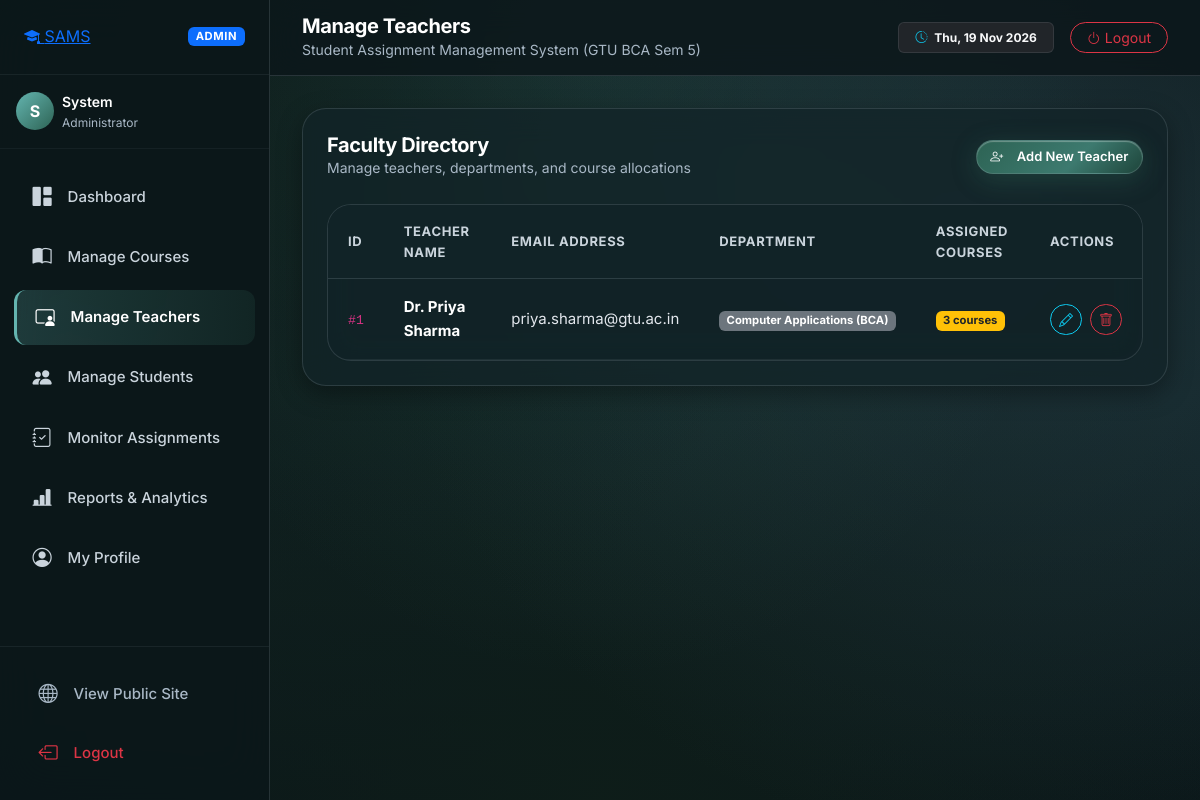
The app's page /admin-panel/teachers/ (signed in) with its own data.
### sams_app/models.py (models this page shows, shortened)
class Teacher(models.Model):
    teacher_id = models.AutoField(primary_key=True)
    teacher_name = models.CharField(max_length=50)
    teacher_email = models.CharField(max_length=50, unique=True)
    department = models.CharField(max_length=50)
    teacher_password = models.CharField(max_length=100)
    user = models.OneToOneField(User, on_delete=models.CASCADE, related_name='teacher_profile', null=True, blank=True)
    class Meta:
        db_table = 'teacher'
        verbose_name = 'Teacher'
        verbose_name_plural = 'Teachers'

### sams_app/views.py (the view)
# urls.py: path('admin-panel/teachers/', views.admin_teachers, name='admin_teachers'),
@admin_required
def admin_teachers(request):
    teachers = Teacher.objects.annotate(courses_count=Count('courses')).order_by('teacher_name')
    return render(request, 'admin_panel/teachers.html', {'teachers': teachers})

### sams_app/context_processors.py (called while the page is built, shortened)
def sams_context(request):
    ctx = {
        'APP_NAME': 'Student Assignment Management System',
        'APP_SHORT': 'SAMS',
        'TAGLINE': 'Submit Smart. Grade Faster.',
        'user_role': None,
        'user_profile': None,
        'pending_reviews_count': 0,
        'upcoming_deadlines_count': 0,
    }
    if not request.user.is_authenticated:
        return ctx
    user = request.user
    if hasattr(user, 'admin_profile') or user.is_superuser:
        ctx['user_role'] = 'admin'
        try:
            ctx['user_profile'] = user.admin_profile
        except Exception:
            ctx['user_profile'] = None
    return ctx

### templates/admin_panel/teachers.html (shortened to what this page needs)
{% extends 'app_base.html' %}
{% load static %}
{% block page_title %}Manage Teachers{% endblock %}
{% block content %}
<div class="glass-card p-4">
  <div class="d-flex align-items-center justify-content-between mb-4 flex-wrap gap-2">
    <div>
      <h3 class="h5 fw-bold text-white mb-0">Faculty Directory</h3>
      <div class="small text-muted-cosmic">Manage teachers, departments, and course allocations</div>
    </div>
    <a href="{% url 'admin_teacher_add' %}" class="btn-cosmic-primary btn-cosmic-sm">
      <i class="bi bi-person-plus me-1"></i>Add New Teacher
    </a>
  </div>
  <div class="table-responsive-cosmic">
    <table class="table-cosmic">
      <thead>
        <tr>
          <th>ID</th>
          <th>Teacher Name</th>
          <th>Email Address</th>
          <th>Department</th>
          <th>Assigned Courses</th>
          <th>Actions</th>
        </tr>
      </thead>
      <tbody>
        {% for teacher in teachers %}
        <tr>
          <td><code>#{{ teacher.teacher_id }}</code></td>
          <td>
            <strong class="text-white">{{ teacher.teacher_name }}</strong>
          </td>
          <td>{{ teacher.teacher_email }}</td>
          <td><span class="badge bg-secondary">{{ teacher.department }}</span></td>
          <td><span class="badge bg-warning text-dark">{{ teacher.courses_count }} courses</span></td>
          <td>
            <div class="d-flex gap-2">
              <a href="{% url 'admin_teacher_edit' teacher.teacher_id %}" class="btn btn-sm btn-outline-info rounded-pill px-2 py-1" title="Edit Teacher">
                <i class="bi bi-pencil"></i>
              </a>
              <a href="{% url 'admin_teacher_delete' teacher.teacher_id %}" class="btn btn-sm btn-outline-danger rounded-pill px-2 py-1" title="Delete Teacher">
                <i class="bi bi-trash"></i>
              </a>
            </div>
          </td>
        </tr>
        {% endfor %}
      </tbody>
    </table>
  </div>
</div>
{% endblock %}

### templates/app_base.html (shortened to what this page needs)
{% load static %}
<!DOCTYPE html>
<html lang="en">
<head>
  <link href="https://cdn.jsdelivr.net/npm/bootstrap@5.3.3/dist/css/bootstrap.min.css" rel="stylesheet">
  <link rel="stylesheet" href="https://cdn.jsdelivr.net/npm/bootstrap-icons@1.11.3/font/bootstrap-icons.min.css">
  <link rel="stylesheet" href="{% static 'css/design-tokens.css' %}">
  <link rel="stylesheet" href="{% static 'css/theme.css' %}">
</head>
<body>
  <div class="app-layout">
    <aside class="app-sidebar">
      <div class="sidebar-header d-flex align-items-center justify-content-between">
        <a href="{% url 'home' %}" class="brand-pill">
          <span class="brand-icon"><i class="bi bi-mortarboard-fill"></i></span>
          <span>SAMS</span>
        </a>
        <span class="badge {% if user_role == 'admin' %}bg-primary{% elif user_role == 'teacher' %}bg-warning text-dark{% else %}bg-success{% endif %} text-uppercase px-2 py-1" style="font-size: 0.7rem; letter-spacing: 0.05em;">
          {{ user_role|default:"User" }}
        </span>
      </div>
      <div class="p-3 border-bottom border-secondary border-opacity-10">
        <div class="d-flex align-items-center gap-2">
          <div class="rounded-circle d-flex align-items-center justify-content-center text-white fw-bold" style="width: 38px; height: 38px; background: linear-gradient(135deg, var(--color-cyan-glow), var(--color-cosmic-700)); font-size: 1rem;">
            {{ user.first_name|default:user.username|slice:":1"|upper }}
          </div>
          <div class="overflow-hidden">
            <div class="text-white fw-semibold text-truncate small">{{ user.first_name|default:user.username }}</div>
            <div class="text-muted-cosmic text-truncate" style="font-size: 0.75rem;">
              {% if user_role == 'student' %}
                Roll No: {{ user_profile.roll_no }} (Sem {{ user_profile.semester }})
              {% elif user_role == 'teacher' %}
                {{ user_profile.department }}
              {% elif user_role == 'admin' %}
                Administrator
              {% endif %}
            </div>
          </div>
        </div>
      </div>
      <ul class="sidebar-nav">
        {% if user_role == 'admin' %}
          <li>
            <a href="{% url 'admin_dashboard' %}" class="sidebar-link {% if request.resolver_match.url_name == 'admin_dashboard' %}active{% endif %}">
              <i class="bi bi-grid-1x2-fill"></i>
              <span>Dashboard</span>
            </a>
          </li>
          <li>
            <a href="{% url 'admin_courses' %}" class="sidebar-link {% if 'courses' in request.path %}active{% endif %}">
              <i class="bi bi-book-half"></i>
              <span>Manage Courses</span>
            </a>
          </li>
          <li>
            <a href="{% url 'admin_teachers' %}" class="sidebar-link {% if 'teachers' in request.path %}active{% endif %}">
              <i class="bi bi-person-video3"></i>
              <span>Manage Teachers</span>
            </a>
          </li>
          <li>
            <a href="{% url 'admin_students' %}" class="sidebar-link {% if 'students' in request.path %}active{% endif %}">
              <i class="bi bi-people-fill"></i>
              <span>Manage Students</span>
            </a>
          </li>
          <li>
            <a href="{% url 'admin_assignments' %}" class="sidebar-link {% if request.resolver_match.url_name == 'admin_assignments' %}active{% endif %}">
              <i class="bi bi-journal-check"></i>
              <span>Monitor Assignments</span>
            </a>
          </li>
          <li>
            <a href="{% url 'admin_reports' %}" class="sidebar-link {% if request.resolver_match.url_name == 'admin_reports' %}active{% endif %}">
              <i class="bi bi-bar-chart-line-fill"></i>
              <span>Reports & Analytics</span>
            </a>
          </li>
          <li>
            <a href="{% url 'admin_profile' %}" class="sidebar-link {% if request.resolver_match.url_name == 'admin_profile' %}active{% endif %}">
              <i class="bi bi-person-circle"></i>
              <span>My Profile</span>
            </a>
          </li>
        {% endif %}
      </ul>
      <div class="sidebar-footer">
        <a href="{% url 'home' %}" class="sidebar-link text-muted-cosmic mb-1" target="_blank">
          <i class="bi bi-globe"></i>
          <span>View Public Site</span>
        </a>
        <a href="{% url 'logout' %}" class="sidebar-link text-danger">
          <i class="bi bi-box-arrow-left"></i>
          <span>Logout</span>
        </a>
      </div>
    </aside>
    <div class="app-main">
      <header class="app-topbar">
        <div class="d-flex align-items-center gap-3">
          <div>
            <h4 class="mb-0 fw-bold fs-5 text-white">{% block page_title %}{{ title|default:"Dashboard" }}{% endblock %}</h4>
            <div class="small text-muted-cosmic d-none d-sm-block">Student Assignment Management System (GTU BCA Sem 5)</div>
          </div>
        </div>
        <div class="d-flex align-items-center gap-3">
          <span class="badge bg-dark border border-secondary border-opacity-25 py-2 px-3 text-light d-none d-md-inline-block">
            <i class="bi bi-clock-history me-1 text-info"></i> {% now "D, d M Y" %}
          </span>
          <a href="{% url 'logout' %}" class="btn btn-sm btn-outline-danger rounded-pill px-3">
            <i class="bi bi-power me-1"></i>Logout
          </a>
        </div>
      </header>
      <div class="app-content">
        {% block content %}{% endblock %}
      </div>
    </div>
  </div>
</body>
</html>

### static/css/design-tokens.css (style rules this page uses)
:root { --color-nordic-deep: #0b171a; --color-nordic-dark: #122428; --color-nordic-surface: #183035; --color-nordic-elevated: #1f3a40; --color-pine-900: #0e1d19; --color-pine-700: #1b3b32; --color-pine-500: #2d6354; --color-pine-400: #3a7d6b; --color-mist-teal: #3d7a6f; --color-frost-cyan: #64b5b0; --color-water-slate: #2b444c; --color-mist-fog: #a9b8c6; --color-mist-sky: #e3e7ed; --color-ripple-glow: #bcc8d4; --color-boat-wood: #ebd9d4; --color-boat-wood-dark: #c4ac9e; --color-boat-hull: #101e28; --color-cosmic-950: #0b171a; --color-cosmic-900: #122428; --color-cosmic-800: #183035; --color-cosmic-700: #2d6354; --color-cosmic-600: #3d7a6f; --color-cyan-glow: #64b5b0; --color-coral-500: #d4a373; --color-peach-300: #ebd9d4; --color-grass-900: #0e1d19; --color-grass-700: #1b3b32; --color-grass-600: #2d6354; --color-grass-400: #64b5b0; --color-amber-500: #d4a373; --color-star-white: #e3e7ed; --color-star-ice: #a9b8c6; --color-slate-900: #0b171a; --color-slate-800: #122428; --color-slate-700: #2b444c; --color-slate-400: #a9b8c6; --color-slate-200: #cad4dc; --color-slate-100: #e3e7ed; --color-glass-card: rgba(18, 36, 40, 0.74); --color-glass-card-hover: rgba(27, 52, 58, 0.85); --color-glass-border: rgba(188, 200, 212, 0.16); --color-glass-border-hover: rgba(100, 181, 176, 0.45); --color-glass-input: rgba(14, 29, 32, 0.75); --color-glass-nav: rgba(11, 23, 26, 0.85); --color-status-pending: #d4a373; --color-status-pending-bg: rgba(212, 163, 115, 0.16); --color-status-pending-border: rgba(212, 163, 115, 0.35); --color-status-submitted: #4a9ea8; --color-status-submitted-bg: rgba(74, 158, 168, 0.16); --color-status-submitted-border: rgba(74, 158, 168, 0.35); --color-status-late: #d96b6b; --color-status-late-bg: rgba(217, 107, 107, 0.16); --color-status-late-border: rgba(217, 107, 107, 0.35); --color-status-evaluated: #38a37a; --color-status-evaluated-bg: rgba(56, 163, 122, 0.16); --color-status-evaluated-border: rgba(56, 163, 122, 0.35); --color-status-returned: #6a8eae; --color-status-returned-bg: rgba(106, 142, 174, 0.16); --color-status-returned-border: rgba(106, 142, 174, 0.35); --font-primary: 'Inter', system-ui, -apple-system, BlinkMacSystemFont, "Segoe UI", Roboto, sans-serif; --font-display: 'Inter', system-ui, -apple-system, sans-serif; --font-size-xs: 0.75rem; --font-size-sm: 0.875rem; --font-size-base: 1rem; --font-size-lg: 1.125rem; --font-size-xl: 1.25rem; --font-size-2xl: 1.5rem; --font-size-3xl: 1.875rem; --font-size-4xl: 2.25rem; --font-size-5xl: 3rem; --font-size-hero: clamp(2.25rem, 5.5vw, 4.0rem); --radius-xs: 4px; --radius-sm: 8px; --radius-md: 12px; --radius-lg: 16px; --radius-xl: 24px; --radius-2xl: 32px; --radius-full: 9999px; --shadow-sm: 0 2px 8px rgba(0, 0, 0, 0.25); --shadow-md: 0 8px 24px rgba(0, 0, 0, 0.35); --shadow-lg: 0 16px 40px rgba(0, 0, 0, 0.45); --shadow-xl: 0 24px 60px rgba(0, 0, 0, 0.55); --shadow-glow: 0 0 32px rgba(100, 181, 176, 0.25); --shadow-glow-warm: 0 0 32px rgba(212, 163, 115, 0.25); --space-1: 0.25rem; --space-2: 0.5rem; --space-3: 0.75rem; --space-4: 1rem; --space-5: 1.25rem; --space-6: 1.5rem; --space-8: 2rem; --space-10: 2.5rem; --space-12: 3rem; --space-16: 4rem; --space-20: 5rem; --space-24: 6rem; --ease-smooth: cubic-bezier(0.16, 1, 0.3, 1); --ease-bounce: cubic-bezier(0.34, 1.56, 0.64, 1); --ease-ripple: cubic-bezier(0.25, 0.8, 0.25, 1); --dur-fast: 150ms; --dur-base: 300ms; --dur-slow: 600ms; --dur-ripple: 4500ms; --dur-float: 6000ms; }

### records on screen
Teacher: teacher_id "1", teacher_name "Dr. Priya Sharma", teacher_email "priya.sharma@gtu.ac.in", department "Computer Applications (BCA)", courses_count "3"

### other values on screen
{{ user_role|default:"User" }} "ADMIN"
{{ user.first_name|default:user.username|slice:":1"|upper }} "S"
{{ user.first_name|default:user.username }} "System"
